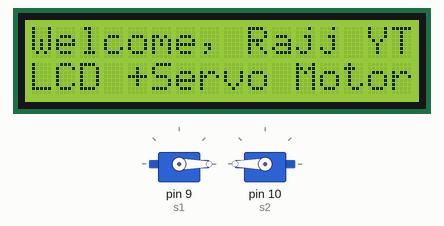
Simulated run of this sketch. Board: Arduino Uno, built with avr-gcc and run on an emulated ATmega328P. Shown: 16×2 character LCD, 2 × servo. What the sketch prints to the serial monitor is not drawn.

Above: at 0.1 s.
At 2.23 s:
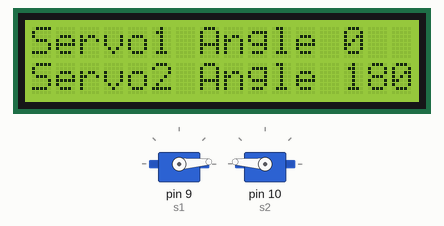
At 21.47 s:
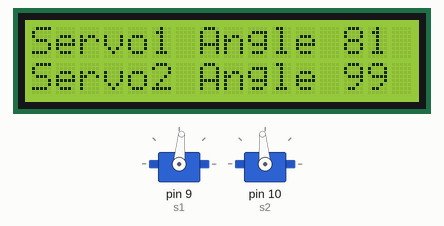
At 39.75 s:
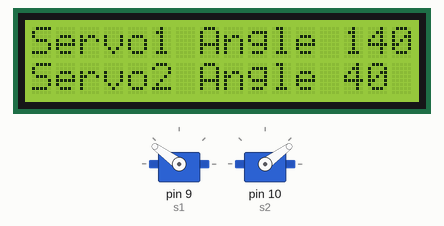
Timing chart, 0 to 40.0 s (numbered marks = the images above):
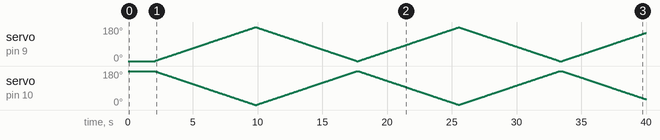

The sketch:

Code.ino
```cpp
/*
Rajj YT
Full vedio available on Youtube :-
https://youtu.be/CnH8NwcUiwM

link for Servo Library
https://github.com/arduino-libraries/Servo

link for Lcd library
https://github.com/arduino-libraries/LiquidCrystal

Circuit diagram :-
https://github.com/usmanrajj/LCD-Servo-with-Arduino
*/
#include <LiquidCrystal.h>      // Add this Library
#include <Servo.h>              // Add this Library

int rs = 11;  // connect RS pin to digital pin 11
int e = 12;   // connect  E pin to digital pin 12
int d4 = 4;   // connect d4 pin to digital pin 4
int d5 = 5;   // connect d5 pin to digital pin 5
int d6 = 6;   // connect d6 pin to digital pin 6
int d7 = 7;   // connect d7 pin to digital pin 7
int s1=9;     // Connect servo1 pin to digital pin 9
int s2=10;    // Connect servo2 pin to digital pin 10

Servo servo1;   // Create object named servo1
Servo servo2;   // Create object named servo2
LiquidCrystal lcd(rs, e, d4, d5, d6, d7);   // sequence must be same

int angle1=0;       // Variable to save Angle1 initially 0'
int angle2=180;     // Variable to save Angle2 initially 180'

void setup() {
  Serial.begin(9600);
  lcd.begin(16, 2);               // 16 colums & 2 rows
  lcd.print("Welcome, Rajj YT");  // show this line display on line
  lcd.setCursor(0, 1);            // move cursor to next line
  lcd.print("LCD +Servo Motor");  // show this line on display
  servo1.attach(s1);
  servo2.attach(s2);
  servo1.write(angle1);       // Set Servo1 Motor at an angle (angle1)
  servo2.write(angle2);       // Set Servo2 Motor at an angle (angle2)
  delay(2000);                // Wait for 2 Second to start this Program
}
void loop() {
  int i=0;

//  1st LOOP

  while(i<180){
  lcd.clear();                  // Clear All
  servo1.write(angle1);         // Rotate Servo1 at an angle ->(angl1)
  servo2.write(angle2);         // Rotate Servo2 at an angle ->(angl2)

  // Show on LCD 16x2 Screen

  lcd.print("Servo1 Angle ");         // Show this line on LCD Module
  lcd.print(angle1);                  // Show angle2 value on LCD Module
  lcd.setCursor(0, 1);                // Move cursor to next line
  lcd.print("Servo2 Angle ");         // Show this line on LCD Module
  lcd.print(angle2);                  // Show angle1 value on LCD Module

  // Show on Serial Monitor

Serial.print("Servo 1 Angle : ");     // Show this line on Computer Screen(Serial Monitor)
Serial.print(angle1);                 // Show angle1 value on Computer Screen(Serial Monitor)
Serial.print(" ,\tServo 2 Angle : "); // Show this line on Computer Screen(Serial Monitor)
Serial.println(angle2);               // Show angle2 value on Computer Screen(Serial Monitor)

  i++;                                // i=i+1
  angle1++;                           // angle1=angle1+1
  angle2--;                           // angle1=angle1-1
  delay(10);                         // Wait for 10 milisecond to start again this Loop
 }

//  2nd LOOP

  while(i>=0){
  lcd.clear();                  // Clear All
  servo1.write(angle1);         // Rotate Servo1 at an angle ->(angl1)
  servo2.write(angle2);         // Rotate Servo2 at an angle ->(angl2)

  // Show on LCD 16x2 Screen

  lcd.print("Servo1 Angle ");         // Show this line on LCD Module
  lcd.print(angle1);                  // Show angle2 value on LCD Module
  lcd.setCursor(0, 1);                // Move cursor to next line
  lcd.print("Servo2 Angle ");         // Show this line on LCD Module
  lcd.print(angle2);                  // Show angle1 value on LCD Module

  // Show on Serial Monitor

Serial.print("Servo 1 Angle : ");     // Show this line on Computer Screen(Serial Monitor)
Serial.print(angle1);                 // Show angle1 value on Computer Screen(Serial Monitor)
Serial.print(" ,\tServo 2 Angle : "); // Show this line on Computer Screen(Serial Monitor)
Serial.println(angle2);               // Show angle2 value on Computer Screen(Serial Monitor)

  i--;                                // i=i-1
  angle1--;                           // angle1=angle1-1
  angle2++;                           // angle2=angle2+1
  delay(10);
  }
}
```
